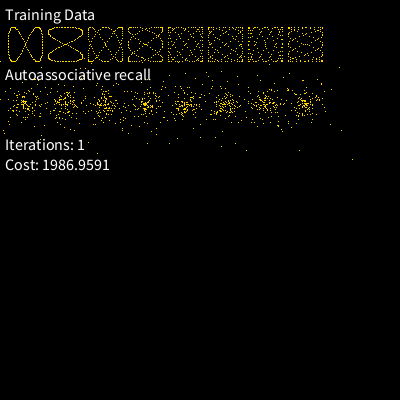
Frame 1 (no input)
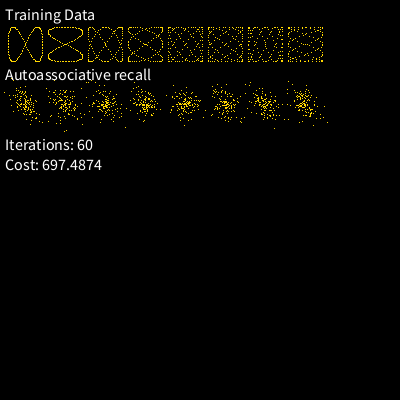
Frame 60 (the mouse pressed at the canvas centre just before this capture)
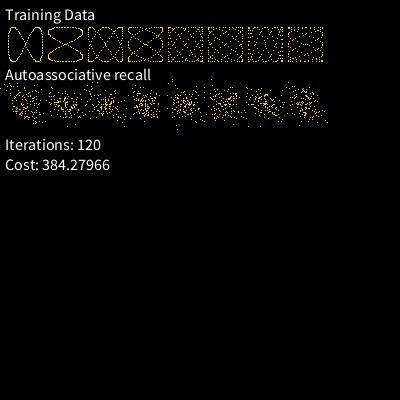
Frame 120 (the mouse held since frame 60 and released just before this capture)

The Processing sketch that drew these frames (run headless with seeded random() and noise(); from frame 60 on, the mouse is pressed at the canvas centre):

// Processing sketch: switch_net_4
// ── switch_net_4.pde
final class SWNet4 {
  final int vecLen;
  final int depth;
  final float scale;
  final float[] params;
  final float[] flips;
  SWNet4(int vecLen, int depth) {
    this.vecLen = vecLen;
    this.depth = depth;
    scale = 1f / sqrt(vecLen);
    params = new float[8 * vecLen * depth];
    flips = new float[vecLen];
    for (int i = 0; i < vecLen; i++) {
      flips[i] = sin(i * 1.895) < 0 ? -scale : scale;
    }
    for (int i = 0, j=0; i < params.length; i += 8) {
      params[i+j] = scale;
      params[i+j + 4] = scale;
      j=(j+1)&3;
    }
  }
  void recall(float[] result, float[] input) {
    for (int i = 0; i < vecLen; i++) {
      result[i] = input[i] * flips[i];
    }
    int paIdx = 0;
    for (int i = 0; i < depth; i++) {
      wht(result);
      for (int j = 0; j < vecLen; j += 4) {
        float x, a, b, c, d;
        x= result[j];
        if (x < 0) {
          a = x * this.params[paIdx];
          b = x * this.params[paIdx + 1];
          c = x * this.params[paIdx + 2];
          d = x * this.params[paIdx + 3];
        } else {
          a = x * this.params[paIdx + 4];
          b = x * this.params[paIdx + 5];
          c = x * this.params[paIdx + 6];
          d = x * this.params[paIdx + 7];
        }
        paIdx += 8;
        x = result[j + 1];
        if (x < 0) {
          a += x * this.params[paIdx];
          b += x * this.params[paIdx + 1];
          c += x * this.params[paIdx + 2];
          d += x * this.params[paIdx + 3];
        } else {
          a += x * this.params[paIdx + 4];
          b += x * this.params[paIdx + 5];
          c += x * this.params[paIdx + 6];
          d += x * this.params[paIdx + 7];
        }
        paIdx += 8;
        x = result[j + 2];
        if (x < 0) {
          a += x * this.params[paIdx];
          b += x * this.params[paIdx + 1];
          c += x * this.params[paIdx + 2];
          d += x * this.params[paIdx + 3];
        } else {
          a += x * this.params[paIdx + 4];
          b += x * this.params[paIdx + 5];
          c += x * this.params[paIdx + 6];
          d += x * this.params[paIdx + 7];
        }
        paIdx += 8;
        x = result[j + 3];
        if (x < 0) {
          a += x * this.params[paIdx];
          b += x * this.params[paIdx + 1];
          c += x * this.params[paIdx + 2];
          d += x * this.params[paIdx + 3];
        } else {
          a += x * this.params[paIdx + 4];
          b += x * this.params[paIdx + 5];
          c += x * this.params[paIdx + 6];
          d += x * this.params[paIdx + 7];
        }
        paIdx += 8;
        result[j] = a;
        result[j + 1] = b;
        result[j + 2] = c;
        result[j + 3] = d;
      }
    }
    wht(result);
  }
}
// Fast Walsh Hadamard Transform
void wht(float[] vec) {
  final int n = vec.length;
  for (int i=0; i<n; i+=8) {
    float a=vec[i];
    float b=vec[i+1];
    float c=vec[i+2];
    float d=vec[i+3];
    float e=vec[i+4];
    float f=vec[i+5];
    float g=vec[i+6];
    float h=vec[i+7];
    float t=a;
    a=a+b;
    b=t-b;
    t=c;
    c=c+d;
    d=t-d;
    t=a;
    a=a+c;
    c=t-c;
    t=b;
    b=b+d;
    d=t-d;
    t=e;
    e=e+f;
    f=t-f;
    t=g;
    g=g+h;
    h=t-h;
    t=e;
    e=e+g;
    g=t-g;
    t=f;
    f=f+h;
    h=t-h;
    t=a;
    a=a+e;
    e=t-e;
    t=b;
    b=b+f;
    f=t-f;
    t=c;
    c=c+g;
    g=t-g;
    t=d;
    d=d+h;
    h=t-h;
    vec[i]=a;
    vec[i+1]=b;
    vec[i+2]=c;
    vec[i+3]=d;
    vec[i+4]=e;
    vec[i+5]=f;
    vec[i+6]=g;
    vec[i+7]=h;
  }
  int hs = 8;
  while (hs < n) {
    int i = 0;
    while (i < n) {
      final int j = i + hs;  // final here is good hint to hotspot
      while (i < j) {
        float a = vec[i];
        float b = vec[i + hs];
        vec[i] = a + b;
        vec[i + hs] = a - b;
        i += 1;
      }
      i += hs;
    }
    hs += hs;
  }
}

// Sum of squared difference cost
float costL2(float[] vec, float[] tar) {
  float cost = 0;
  for (int i = 0; i < vec.length; i++) {
    float e = vec[i] - tar[i];
    cost += e * e;
  }
  return cost;
}

class Mutator {
  float[] previous;
  int[] pIdx;
  float limit;
  Rnd256 rng;

  Mutator(int size, float limit) {
    previous = new float[size];
    pIdx = new int[size];
    this.limit = limit;
    rng=new Rnd256();
  }
  void mutate(float[] vec) {
    for (int i = 0; i < previous.length; i++) {
      int rpos = rng.nextIntEx(vec.length);
      float v = vec[rpos];
      pIdx[i] = rpos;
      previous[i] = v;
      float m = limit * rng.mutate();
      float vm = v + m;
      if (vm >= this.limit) vm = v;
      if (vm <= -this.limit) vm = v;
      vec[rpos] = vm;
    }
  }
  void undo(float[] vec) {
    for (int i = previous.length - 1; i >= 0; i--) {
      vec[pIdx[i]] = previous[i];
    }
  }
}

final class Rnd256 {
  final long PHI = 0x9E3779B97F4A7C15L;
  private long s0, s1, s2, s3;
  Rnd256() {
    this(System.nanoTime());
  }
  Rnd256(long seed) {
    s0=staffordMix13(seed+PHI);
    s1=staffordMix13(seed+2*PHI);
    s2=staffordMix13(seed+3*PHI);
    s3=staffordMix13(seed+4*PHI);
  }
  long nextLong() {
    long result = s1;
    result = Long.rotateLeft(result + (result << 2), 7);
    result += result << 3;
    final long t = s1 << 17;
    s2 ^= s0;
    s3 ^= s1;
    s1 ^= s2;
    s0 ^= s3;
    s2 ^= t;
    s3 = Long.rotateLeft(s3, 45);
    return result;
  }
  float nextFloat() {
    return (nextLong() >>> 40) * 0x1.0p-24f;
  }
  boolean nextBoolean() {
    return nextLong() < 0;
  }
  int nextIntEx(int ex) {
    long r=(nextLong()>>>32)*ex;
    return (int)(r>>>32);
  }
  int nextIntInc(int inc) {
    long r=(nextLong()>>>32)*(inc+1L);
    return (int)(r>>>32);
  }
  float mutate() {
    int r=(int)nextLong();
    r &=0xbfff_ffff;
    r |=0x3000_0000;
    return Float.intBitsToFloat(r);
  }
  long staffordMix13(long z) {
    z = (z ^ (z >>> 30)) * 0xBF58476D1CE4E5B9L;
    z = (z ^ (z >>> 27)) * 0x94D049BB133111EBL;
    return z ^ (z >>> 31);
  }
}

// Test with Lissajous curves
color c1;
float[][] ex;
float[] work = new float[256];
float parentCost = Float.POSITIVE_INFINITY;
SWNet4 parentNet;
Mutator mut;

void setup() {
  size(400, 400);
  parentNet = new SWNet4(256, 4);
  mut = new Mutator(15, parentNet.scale);
  c1 = color(0xff,0xd7,00);
  ex=new float[8][256];
  for (int i = 0; i < 127; i++) {
    // Training data
    float t = (i * 2 * PI) / 127;
    ex[0][2 * i] = sin(t);
    ex[0][2 * i + 1] = sin(2 * t);
    ex[1][2 * i] = sin(2 * t);
    ex[1][2 * i + 1] = sin(t);
    ex[2][2 * i] = sin(2 * t);
    ex[2][2 * i + 1] = sin(3 * t);
    ex[3][2 * i] = sin(3 * t);
    ex[3][2 * i + 1] = sin(2 * t);
    ex[4][2 * i] = sin(3 * t);
    ex[4][2 * i + 1] = sin(4 * t);
    ex[5][2 * i] = sin(4 * t);
    ex[5][2 * i + 1] = sin(3 * t);
    ex[6][2 * i] = sin(2 * t);
    ex[6][2 * i + 1] = sin(5 * t);
    ex[7][2 * i] = sin(5 * t);
    ex[7][2 * i + 1] = sin(2 * t);
  }
  textSize(16);
}

void draw() {
  background(0);
  loadPixels();
  for (int i = 0; i < 100; i++) {
    mut.mutate(parentNet.params);
    float cost = 0;
    for (int j = 0; j < 8; j++) {
      parentNet.recall(work, ex[j]);
      cost += costL2(work, ex[j]); // autoassociate
    }
    if (cost < parentCost) {
      parentCost = cost;
    } else {
      mut.undo(parentNet.params);
    }
  }
  for (int i = 0; i < 8; i++) {
    for (int j = 0; j < 255; j += 2) {
      set(25 + i * 40 + int(18 * ex[i][j]), 44 + int(18 * ex[i][j + 1]),c1);
    }
  }
  for (int i = 0; i < 8; i++) {
    parentNet.recall(work, ex[i]);
    for (int j = 0; j < 255; j += 2) {
      set(25 + i * 40 +int( 18 * work[j]), 104 + int(18 * work[j + 1]),c1);
    }
  }
  //updatePixels();
  text("Training Data", 5, 20);
  text("Autoassociative recall", 5, 80);
  text("Iterations: " + frameCount, 5, 150);
  text("Cost: " + parentCost, 5, 170);
}
